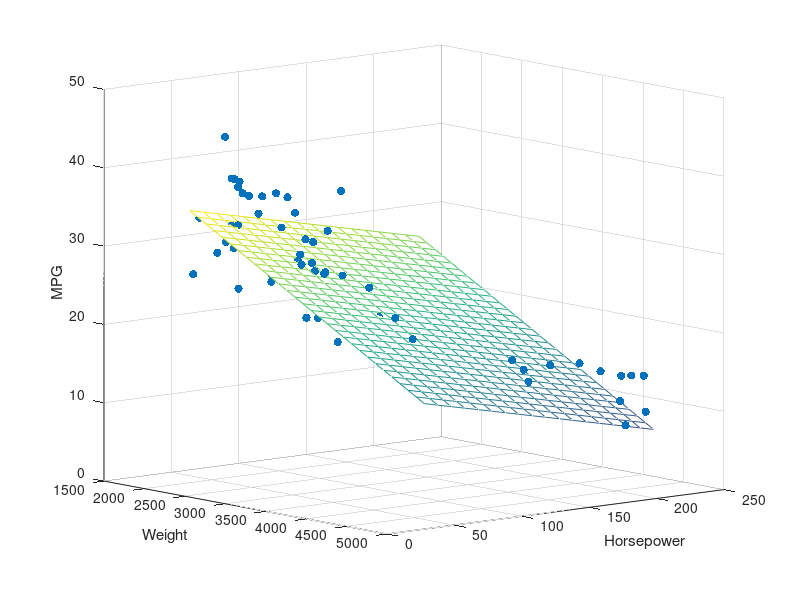

The MATLAB script that drew this image:
load carsmall;
y = MPG; 
x1 = Weight; x2 = Horsepower; 
X = [ones(length(x1),1) x1 x2]; 
b = regress(y,X);
x1fit = min(x1):100:max(x1);
x2fit = min(x2):10:max(x2);
[X1FIT,X2FIT]=meshgrid(x1fit,x2fit);
YFIT=b(1)+b(2)*X1FIT+b(3)*X2FIT; 
scatter3(x1,x2,y,'filled'); hold on;
mesh(X1FIT,X2FIT,YFIT); hold off;
xlabel('Weight'); 
ylabel('Horsepower'); 
zlabel('MPG'); view(50,10);
[b,bint,r,rint,stats]=regress(y,X);